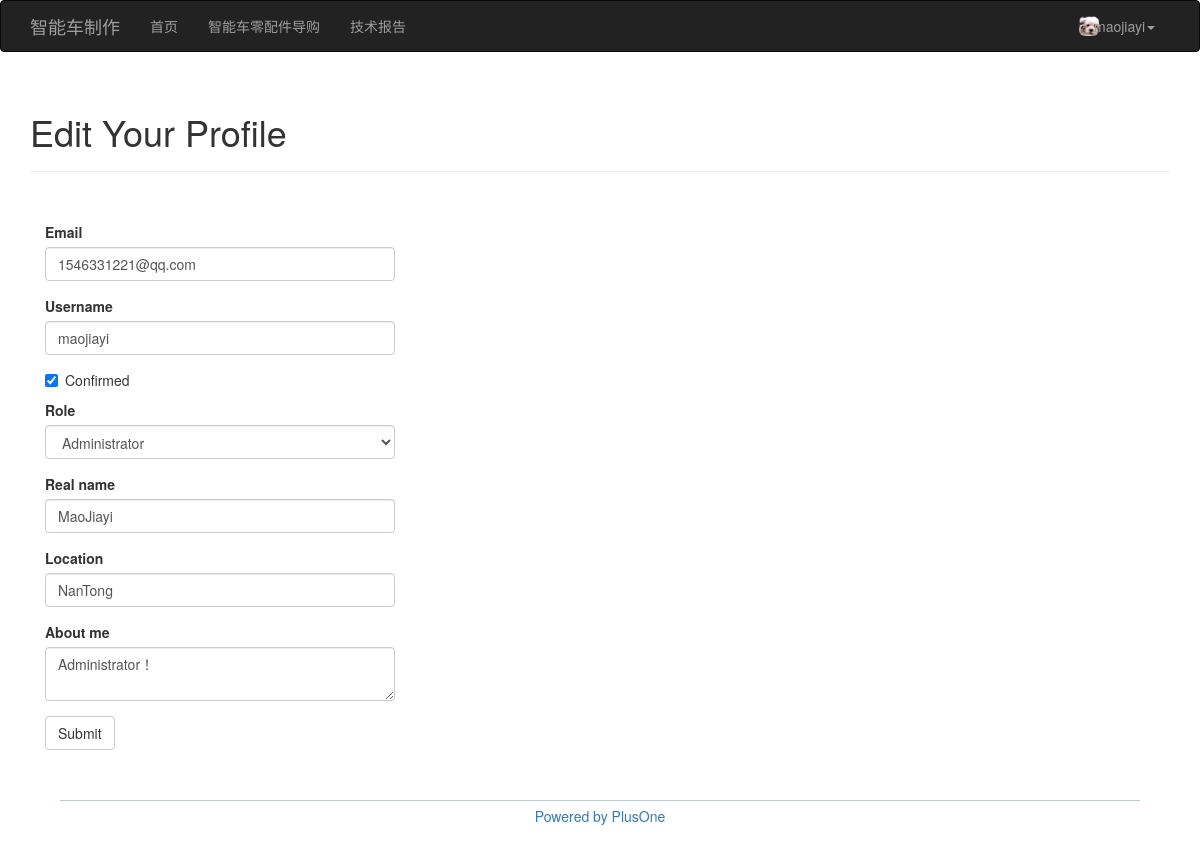
The page /edit-profile/1 (signed in) on the database its author committed.
### app/models.py (models this page shows, shortened)
class User(db.Model, UserMixin):
    __tablename__='users'
    id=db.Column(db.Integer, primary_key=True)
    username=db.Column(db.String(64), unique=True, index=True)
    role_id=db.Column(db.Integer, db.ForeignKey('roles.id'))
    password_hash=db.Column(db.String(128))
    email=db.Column(db.String(64), unique=True, index=True)
    confirmed=db.Column(db.Boolean, default=False)
    name=db.Column(db.String(64))
    location=db.Column(db.String(64))
    about_me=db.Column(db.Text())
    member_since=db.Column(db.DateTime(), default=datetime.utcnow())
    last_seen=db.Column(db.DateTime(), default=datetime.utcnow())
    posts=db.relationship('Post', backref='author', lazy='dynamic')
    forum_id=db.Column(db.Integer, db.ForeignKey('forums.id'))
    def can(self, permissions):
        return self.role is not None and \
            (self.role.permissions & permissions)==permissions
    def ping(self):
        self.last_seen=datetime.utcnow()
        db.session.add(self)
    @property
    def password(self):
        raise AttributeError('password is not a readable attribute')

class Role(db.Model):
    __tablename__='roles'
    id=db.Column(db.Integer, primary_key=True)
    name=db.Column(db.String(64), unique=True)
    users=db.relationship('User', backref='role', lazy='dynamic')
    default=db.Column(db.Boolean, default=False, index=True)
    permissions=db.Column(db.Integer)

### app/main/views.py (the view, shortened to what this page needs)
@main.route('/edit-profile/<int:id>', methods=['GET', 'POST'])
@login_required
@admin_required
def edit_profile_admin(id):
    user=User.query.get_or_404(id)
    form=EditProfileAdminForm(user=user)
    form.email.data = user.email
    form.username.data = user.username
    form.confirmed.data = user.confirmed
    if user.subforum is None:
        form.role.data = user.role.name
    else:
        form.role.data = 'Moderator of '+user.subforum.name
    form.name.data = user.name
    form.location.data = user.location
    form.about_me.data = user.about_me
    return render_template('edit_profile.html', form=form, user=user)

### app/main/forms.py (shortened to what this page needs)
class EditProfileAdminForm(Form):
    email=StringField('Email', validators=[Required(), Length(1, 64), Email()])
    username=StringField('Username', validators=[Required(), Length(1, 64),
                                                 Regexp('^[A-Za-z][A-Za-z0-9_.]*$', 0, 'Usernames must have only letters, numbers, dots or underscores')])
    confirmed=BooleanField('Confirmed')
    role=SelectField('Role')
    name=StringField('Real name', validators=[Length(0 ,64)])
    location=StringField('Location', validators=[Length(0, 64)])
    about_me=TextAreaField('About me')
    submit=SubmitField('Submit')
    def __init__(self, user, *args, **kwargs):
        super(EditProfileAdminForm, self).__init__(*args, **kwargs)
        self.role.choices=[('User', 'User'),('Administrator', 'Administrator')]
        for forum in Forum.query.order_by(Forum.id).all():
            self.role.choices.append(('Moderator of '+forum.name, 'Moderator of '+forum.name))
        self.user=user

### app/auth/views.py (called while the page is built)
@auth.before_app_request
def before_request():
    if current_user.is_authenticated:
        current_user.ping()
        if not current_user.confirmed \
            and request.endpoint[:5]!='auth.':
            return redirect(url_for('auth.unconfirmed'))

### app/main/__init__.py (called while the page is built)
@main.app_context_processor
def inject_permissions():
    return dict(Permission=Permission)

### app/models.py (called while the page is built)
@login_manager.user_loader
def load_user(user_id):
    return User.query.get(int(user_id))

### app/templates/edit_profile.html (shortened to what this page needs)
{% extends "base.html" %}
{% import "bootstrap/wtf.html" as wtf %}
{% block page_content %}
<div class="page-header">
    <h1>Edit Your Profile</h1>
</div>
<div class="col-md-4">
    {{ wtf.quick_form(form) }}
</div>
{% endblock %}

### app/templates/base.html (shortened to what this page needs)
{% extends "bootstrap/base.html" %}
{% block head %}
{{ super() }}
<link rel="stylesheet" type="text/css" href="{{ url_for('static', filename='styles.css') }}">
{% endblock %}
{% block navbar %}
<div class="navbar navbar-inverse" role="navigation">
    <div class="container">
        <div class="navbar-header">
            <a class="navbar-brand" href="/">智能车制作</a>
        </div>
        <div class="navbar-collapse collapse">
            <ul class="nav navbar-nav">
                <li><a href="{{ url_for('main.index') }}">首页</a></li>
                <li><a href="/">智能车零配件导购</a></li>
                <li><a href="/">技术报告</a></li>
            </ul>
            <ul class="nav navbar-nav navbar-right">
                {% if current_user.is_authenticated %}
                <li class="dropdown">
                    <img class="img-rounded profile-thumbnail" src="../static/plusone.png" width="20" height="20" style="float:left; margin-top:15px">
                    <a href="#" class="dropdown-toggle" data-toggle="dropdown" style="float:left">{{ current_user.username }}<b class="caret"></b></a>
                </li>
                {% else %}
                <li><a href="{{ url_for('auth.login') }}">Log In</a></li>
                {% endif %}
            </ul>
        </div>
    </div>
</div>
{% endblock %}
{% block content %}
<div class="container">
    {% block page_content %}{% endblock %}
</div>
<div style="text-align:center; margin-top:50px">
    <div style="margin:0 auto; height:1px; width:90%; background-color:#B4CDCD"></div>
    <div style="height:5px"></div>
    <a href='/' style="text-decoration:none;">Powered by PlusOne</a>
    <div style="height:20px"></div>
</div>
{% endblock %}

### app/static/styles.css (style rules this page uses)
.form { margin-top:30px; }
.profile-thumbnail { position: absolute; }

### rows shown on the page
User: username "maojiayi", email "1546331221@qq.com", confirmed "☑", role "Administrator", location "NanTong", about_me "Administrator！"
Role: name "MaoJiayi"
